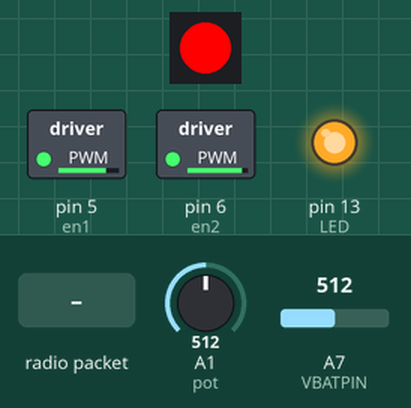
A sketch run on a simulated Arduino Nano, built with avr-gcc and run on an emulated ATmega328P. Parts: 1 RGB LEDs in strip order, left to right, switched loads named in the sketch (green lamp = pin HIGH), output pins drawn as LEDs (lit = HIGH). Inputs (shaded band) come from the test bench; at power-on: A1 (pot) = 512, A7 (VBATPIN) = 512. No radio packets arrive unless stated; pins used as bus, display or sensor lines are not drawn; what the sketch prints to the serial monitor is not drawn.

Above: at 1.2 s.
1.3 s: radio packet "1" arrives
2.8 s: A1 (pot) set to 418
5.8 s: A1 (pot) set to 384
7.3 s: radio packet "0" arrives
Timing chart, 0 to 10.3 s (numbered marks = the images above; inputs shaded):
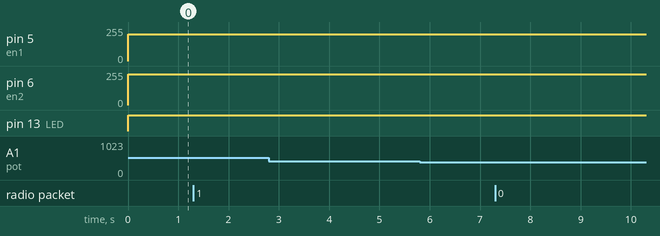

The sketch:

Receiver_test.ino
```cpp
/* outline of code and how it works
*  Before everything...
*    Begins with loading the libraries needed to make everything work.
*    Defines pins used by the feather that won't need to be changed.
*    Create an objects for the radio and neopixel to do stuff.
*    Create way too many global variables because i can.
*  Setup part...
*    Set pins to output as necessary.
*    Power up radio.
*    Start up the lone neopixel.
*    Begin the serial communications for moral support.
*  Looping part...
*    Run the motor function.
*      Read the potentiometer attached to the rudder for it's position.
*      Limit the reading based on how far the rudder can move to port or starport.
*      Check how far out the rudder is from where it should be.
*      Move the rudder if it should be moved.
*      Stop the rudder if it's fine.
*      Then move the propeller motor in the direction it should.
*      Or stop the propeller if that's what's needed.
*    Run the battery and neopixel function.
*      Read the voltage of the battery for the feather.
*      Convert the analog reading to a voltage number.
*      Check to see if the battery is low, then set a flag if it is.
*      Go through a switch case to set the pixel's color to what it should be.
*        Receiver is working, hasn't received yet is blue.
*        Receiver has received an incomplete message or has an error is orange.
*        Receiver's brain battery is low turns the light red.
*        Receiver is working and receiving is green.
*    Check to see if the radio is ready to do stuff.
*      If it received something then put it into the buffer variable.
*      Run the received sorting function.
*        Break the buffer into three parts.
*          Steering value.
*          Speed value.
*          Transmission number.
*      Run the reply function.
*        Prepare the reply packet.
*          Put battery voltage reading for the microcontroller's battery into the reply packet.
*          Put the transmission number into the reply packet.
*        Send off the packet and wait until it's done sending.
*      Turn off the onboard LED and if everything is OK set the neopixel to green.
*      If everything isn't OK then set the error orange flag.
*  End of loop, return to beginning of loop and do it all again.
*
*
*  TO DO
*  put in actual transmission number detection/do something with it to check for missing numbers?
*  slap more neopixels into it for more light and identification of trouble.
*  test it in the real world.
*  share it with the real world?
*
*/

#include <SPI.h>
#include <RH_RF95.h>
#include <Adafruit_NeoPixel.h>
//libraries to make everything work.

#define RFM95_CS 8
#define RFM95_RST 4
#define RFM95_INT 3
//set the pins for feather to work with the built in radio.
#define RF95_FREQ 915.0
//set the frequency to transmit and receive on.
#define LED 13
//set the pin for the built in led.
#define VBATPIN A7
//pin to read the battery voltage.
#define en1 5
#define en2 6
//pins that set the speed based on the analog reading.  needs to be between 0 and 255.
#define in1 10
#define in2 11
#define in3 12
#define in4 13
//determines the direction of spin on the motor.
#define pot A1
#define pixelPin A2
//pin for the neopixel to "talk" to the driver.

RH_RF95 rf95(RFM95_CS, RFM95_INT);
//create the radio object.
//"Singleton instance"(?).
Adafruit_NeoPixel pixels(1, pixelPin, NEO_GRB + NEO_KHZ800);
//creates the pixels object.

int x = 0;
//create variable for counting the loops.
int steering = 0;
//variable for rudder position of the boat.
int speeds = 0;
//variable for the speed of the boat.
int txNum = 0;
//variable to count the number of transmittions.
int light = 1;
//variable to keep track of what the indicator light should be doing.
//should start off as blue then change to green when all is ok or not ok.
uint8_t buf[RH_RF95_MAX_MESSAGE_LEN];
uint8_t len = sizeof(buf);
//create a buffer and a variable based on the size of the buffer.
float measuredVbat;

void setup(){
  pinMode(LED, OUTPUT);
  pinMode(RFM95_RST, OUTPUT);
  //turn the led and radio pins to outputs.

  digitalWrite(RFM95_RST, HIGH);
  //turn on the radio.
  rf95.init();
  //initialize the radio.
  rf95.setFrequency(RF95_FREQ);
  //set the radio frequency.
  rf95.setTxPower(23, false);
  //set the power to transmit at.
  //scale is 5 to 23, with 5 being the weakest, 23 being the strongest.

  pixels.begin();
  pixels.setBrightness(255);
  pixels.show();
  //initialize and turn the pixels off.
  //also makes the pixel as bright as possible.

  Serial.begin(9600);
  //start the serial thing for messages.
}

void loop(){
  setMotor(steering, speeds);
  //make the motor do stuff.
  batteryLight();
  //turn on the light and check the battery voltage.

  if (rf95.available()){

    if (rf95.recv(buf, &len)){
      digitalWrite(LED, HIGH);
      //got a message, turn on the light.

      rxSort();
      rxReply();

      digitalWrite(LED, LOW);
      //turn off the onboard led.
      if(light != 2){
        if(light != 3){
          light = 4;
          //turn on the "everything's ok" green light.
        }
      }
    }

    else{
      light = 2;
      //set the indicator light to orange if the receiver didn't work or whatever.
    }
  }
}

void rxSort(){
  //after receiving the signal from the transmitter sort it out so it can be used to do stuff.
  steering = buf [0] * 100;
  steering = steering + (buf [1] * 10);
  steering = steering + buf [2];
  //puts the pieces from the buffer into the steering variable.
  Serial.print("steering-"); Serial.print(steering);

  speeds = buf [3] * 100;
  speeds = speeds + (buf [4] * 10);
  speeds = speeds + buf [5];
  //puts other pieces from the buffer into the speed variable.

  txNum = buf [5] * 1000;
  txNum = txNum + (buf [6] *100);
  txNum = txNum + (buf [7] *10);
  txNum = txNum + buf [8];
  //puts the transmission number from the buffer into a variable.
}

void setMotor(int receivedSteering, int receivedSpeed){
  /*so, with the H-bridge chip there are two outputs, one for the propeller and one for the rudder.
   *
   * en1 is the analog speed that the rudder should move.
   * in1 is one direction of the rudder's movement.
   * int2 is the other direction.
   *
   * en2 is the analog speed of the propeller.
   * in3 is one direction of the propeller.
   * in4 is the other direction of the propeller.
   *
   * moving the rudder in with 100 for the analog speed per loop seems to be a good balance
   * between speed and precision.
   */
  int rudder = analogRead(pot) / 4;
  //read the pot connected to the rudder, divide it by 4 to make it compatable with the transmission.
  Serial.print(" rudder-"); Serial.println(rudder);

  if(receivedSteering < 45){
    //the rudder can only move so far in either direction.
    //if the signal says to move too far to the left, the signal is reduced to the maximum it can go.
    receivedSteering = 45;
  }

  else if(receivedSteering > 200){
    //rudder still can't move any further than it can move.
    //if it's trying to move too far to the right, reduce the signal so it doesn't stutter.
    receivedSteering = 200;
  }

  if(rudder < receivedSteering){
    //if the rudder's pot says it's not at the target.
    int rudderThreshold = receivedSteering - rudder;
    if(rudderThreshold > 4){
      //if it happens to be above the threshold, then move it.
      analogWrite(en1, 200);
      digitalWrite(in1, 1);
      digitalWrite(in2, 0);
      Serial.println("less than");
    }
  }

  else if(rudder > receivedSteering){
    //if the rudder's pot says it's off, but in the other direction.
    int rudderThreshold = rudder - receivedSteering;
    if(rudderThreshold > 4){
      //if the difference is above the threshold, move it.
      analogWrite(en1, 200);
      digitalWrite(in1, 0);
      digitalWrite(in2, 1);
      Serial.println("greater than");
    }
  }

  else{
    //if it's close enough, stop moving the rudder.
    analogWrite(en1, 0);
    digitalWrite(in1, 0);
    digitalWrite(in2, 0);
    Serial.println("stop");
  }

  if(receivedSpeed < 115){
    //if the speed is above 115, it should be in reverse.
    analogWrite(en2, ((115 - receivedSpeed) * 2));
    //inverse the reading, so that it slows down as you get to the middle of the pot, then hopefully stops.
    //also double it since you're only using 1/2 of the pot for reverse.
    digitalWrite(in3, 0);
    digitalWrite(in4, 1);
  }

  else if(receivedSpeed > 141){
    //if the speed is above 141, it should be forward.
    analogWrite(en2, ((receivedSpeed - 141) * 2));
    //so we take the speed, remove the reverse part of the reading, then double it since only 1/2 of the
    //pot range is dedicated to the forward speed.
    digitalWrite(in3, 1);
    digitalWrite(in4, 0);
  }

  else{
    //if the pot is in the middle, stop the motor, hopefully.
    analogWrite(en2, 0);
    digitalWrite(in3, 0);
    digitalWrite(in4, 0);
    //stop it, right?
  }
}

void batteryLight(){
  measuredVbat = analogRead(VBATPIN);
  //measure the battery voltage.

  measuredVbat *= 2;
  //voltage divider split voltage in half, so double the read value.
  measuredVbat *= 3.3;
  //then multiply it by the reference voltage, 3.3v.
  measuredVbat /= 1024;
  //convert to voltage(?)

  if(measuredVbat < 3.4){
    light = 3;
    //if the battery is low, let us know.
  }

  switch (light){
    case 1:
    //startup color, no received stuff yet.
    pixels.setPixelColor(0, 0, 0, 255);
    //blue.
    pixels.show();
    break;

    case 2:
    //if there was a signal receive error.
    pixels.setPixelColor(0, 255, 125, 0);
    //orange.
    pixels.show();
    break;

    case 3:
    //if the battery is low.
    pixels.setPixelColor(0, 255, 0, 0);
    //red.
    pixels.show();
    break;

    case 4:
    //if all is well.
    pixels.setPixelColor(0, 0, 255, 0);
    //green.
    pixels.show();
    break;
  }
}

void rxReply(){
  //funcction to reply to the transmitter to let it know that the transmission was received.
  uint8_t radioPacket [6];
  //variable for the data to be sent out.

  radioPacket [0] = measuredVbat;
  measuredVbat = measuredVbat - radioPacket [0];
  radioPacket [1] = measuredVbat * 10;
  //break up the battery voltage and put it into the radio sending array.

  radioPacket [2] = txNum / 1000;
  txNum = txNum - (radioPacket [2] * 1000);
  radioPacket [3] = txNum / 100;
  txNum = txNum - (radioPacket [3] * 100);
  radioPacket [4] = txNum / 10;
  txNum = txNum - (radioPacket [4] *10);
  radioPacket [5] = txNum;

  rf95.send(radioPacket, 6);
  rf95.waitPacketSent();
   //return the received data to verify it.
   //wait for the packet to finish being sent out.
}
```

Measured:
- after the input at 2.8 s, every drawn part: stays the same
- after the input at 5.8 s, every drawn part: stays the same
